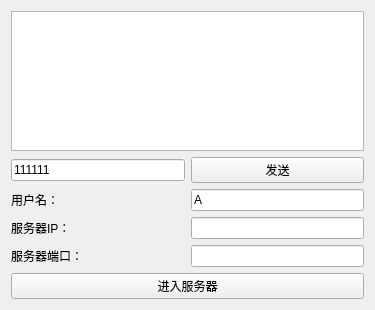
<?xml version="1.0" encoding="UTF-8"?>
<ui version="4.0">
 <class>TcpClient</class>
 <widget class="QWidget" name="TcpClient">
  <property name="geometry">
   <rect>
    <x>0</x>
    <y>0</y>
    <width>375</width>
    <height>310</height>
   </rect>
  </property>
  <property name="windowTitle">
   <string>TcpClient</string>
  </property>
  <layout class="QGridLayout" name="gridLayout">
   <item row="0" column="0" colspan="2">
    <widget class="QTextEdit" name="textEdit"/>
   </item>
   <item row="3" column="0">
    <widget class="QLabel" name="label_3">
     <property name="text">
      <string>用户名：</string>
     </property>
    </widget>
   </item>
   <item row="3" column="1">
    <widget class="QLineEdit" name="lineEditUserName">
     <property name="text">
      <string>A</string>
     </property>
    </widget>
   </item>
   <item row="4" column="0">
    <widget class="QLabel" name="label_2">
     <property name="text">
      <string>服务器IP：</string>
     </property>
    </widget>
   </item>
   <item row="4" column="1">
    <widget class="QLineEdit" name="lineEditServerIp"/>
   </item>
   <item row="5" column="0">
    <widget class="QLabel" name="label">
     <property name="text">
      <string>服务器端口：</string>
     </property>
    </widget>
   </item>
   <item row="5" column="1">
    <widget class="QLineEdit" name="lineEditServerPort"/>
   </item>
   <item row="6" column="0" colspan="2">
    <widget class="QPushButton" name="pushButtonEnter">
     <property name="text">
      <string>进入服务器</string>
     </property>
    </widget>
   </item>
   <item row="1" column="0">
    <widget class="QLineEdit" name="lineEditSend">
     <property name="text">
      <string>111111</string>
     </property>
    </widget>
   </item>
   <item row="1" column="1">
    <widget class="QPushButton" name="pushButtonSend">
     <property name="text">
      <string>发送</string>
     </property>
    </widget>
   </item>
  </layout>
 </widget>
 <resources/>
 <connections/>
</ui>
